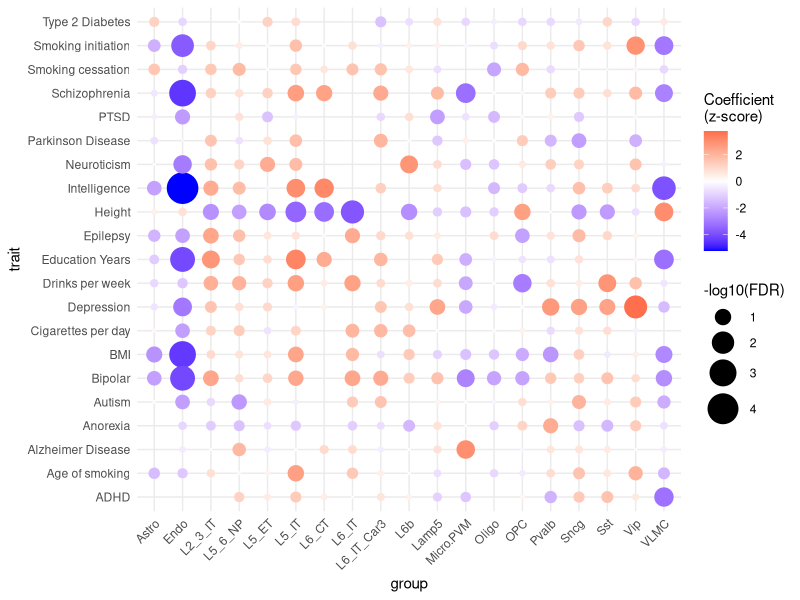
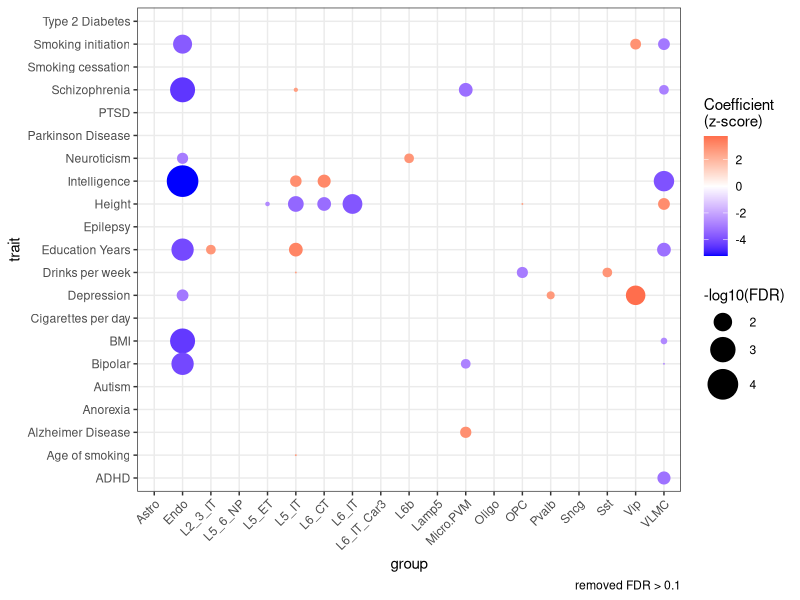
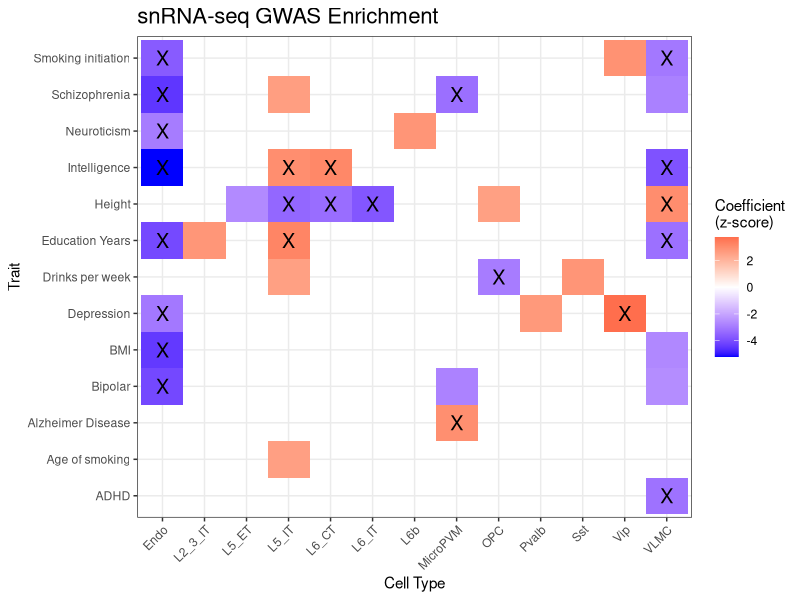

These charts were generated, in order, by the following R code:
setwd('/dcs04/lieber/marmaypag/spatialdACC_LIBD4125/spatialdACC/')

library(ggplot2)
library(RColorBrewer)
library(here)
library(dplyr)

###load LDSC results
ldsc_results <- read.csv(file=here::here('code','17_LDSC',
                         'snRNA-seq','ldsc_results.csv'))

##########dotplots#############
###make -log10FDR column
ldsc_results$log10fdr <- -log10(ldsc_results$FDR)

####to make nmf only###
#ldsc_results <- ldsc_results[ldsc_results$cell %in% paste0('nmf',c(1:100)),]

####to remove FDR > 0.05
#ldsc_results<-ldsc_results[ldsc_results$FDR<0.05,]

###plot
pdf(here('plots','17_LDSC','snRNA-seq','ldsc_results.pdf'),width=10,height=10)

ggplot(ldsc_results, aes(x = cell, y = trait, size = log10fdr, color = Coefficient_z.score)) +
    geom_point() +
    scale_size_continuous(range = c(0, 10)) + # Set minimum size to zero for the size scale
    scale_color_gradient2(low = 'blue', high = 'red', midpoint = 0,
                          name = "Coefficient\n(z-score)") +
    theme_minimal() +
    theme(axis.text.x = element_text(angle = 45, hjust = 1)) +
    labs(size = "-log10(FDR)",x='group')

ggplot(ldsc_results, aes(x = cell, y = trait, size = ifelse(FDR > 0.1, NA, log10fdr), color = Coefficient_z.score)) +
    geom_point() +
    scale_size_continuous(range = c(0, 10)) + # Set minimum size to zero for the size scale
    scale_color_gradient2(low = 'blue', high = 'red', midpoint = 0,
                          name = "Coefficient\n(z-score)") +
    theme_bw() +
    theme(axis.text.x = element_text(angle = 45, hjust = 1)) +
    labs(size = "-log10(FDR)",x='group',
         caption = "removed FDR > 0.1")

dev.off()

# Filtering out values where FDR > 0.1
ldsc_results_new <- ldsc_results %>%
    filter(FDR <= 0.1) %>%  # Keep only rows where FDR <= 0.1
    mutate(z.score = Coefficient_z.score,  # Keep the z-score for remaining values
           mark = ifelse(FDR < 0.05, 'X', '')) %>%
    group_by(cell) %>%  # Group by cell and filter out any cells with no valid z.score
    filter(any(z.score != 0)) %>%  # Keep only cells with non-zero z.scores
    ungroup() %>%
    group_by(trait) %>%  # Group by trait and filter out any traits with no valid z.score
    filter(any(z.score != 0)) %>%
    ungroup()

#rename Micro.PVM to MicroPVM
idx <- which(ldsc_results_new$cell == "Micro.PVM")
ldsc_results_new$cell[idx] <- "MicroPVM"

pdf(here('plots','17_LDSC','snRNA-seq', 'ldsc_results_FINAL.pdf'),width=6,height=6)

ggplot(ldsc_results_new, aes(x = cell, y = trait, fill = z.score)) +
    geom_tile() +
    scale_fill_gradient2(low = 'blue', high = 'red', midpoint = 0,
                         name = "Coefficient\n(z-score)") +
    theme_bw() +
    theme(axis.text.x = element_text(angle = 45, hjust = 1)) +
    labs(x='Cell Type', y='Trait') +
    geom_text(aes(label = mark), color = 'black', size = 5, vjust = 0.5) +
    #ggtitle with larger font size
    ggtitle("snRNA-seq GWAS Enrichment") +
    theme(plot.title = element_text(size = 16))

dev.off()

